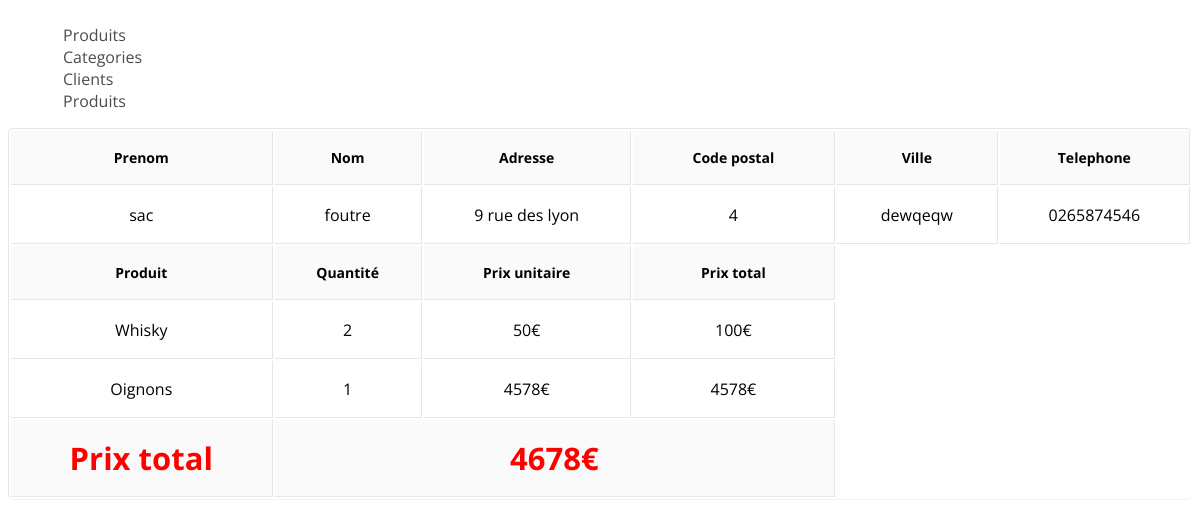
The app's page /admin/commande.php (signed in) with its own data.
### tables this page shows
CREATE TABLE IF NOT EXISTS `commande` (
  `id` int(11) NOT NULL,
  `id_client` int(11) NOT NULL,
  `prix` float NOT NULL
);

CREATE TABLE IF NOT EXISTS `commande_client` (
  `id` int(11) NOT NULL,
  `id_produit` int(11) NOT NULL,
  `id_commande` int(11) NOT NULL,
  `prix` int(11) NOT NULL,
  `quantite` int(11) NOT NULL
);

CREATE TABLE IF NOT EXISTS `client` (
  `id` int(11) NOT NULL,
  `email` varchar(100) NOT NULL,
  `nom` varchar(255) NOT NULL,
  `prenom` varchar(255) NOT NULL,
  `mdp` varchar(255) NOT NULL,
  `adresse` varchar(255) NOT NULL,
  `code_postal` varchar(10) NOT NULL,
  `ville` varchar(50) NOT NULL,
  `telephone` varchar(20) NOT NULL
);

CREATE TABLE IF NOT EXISTS `produit` (
  `id` int(11) NOT NULL,
  `nom` varchar(255) NOT NULL,
  `prix` float NOT NULL,
  `image` varchar(255) DEFAULT NULL,
  `description` varchar(255) NOT NULL
);

### admin/commande.php (the view)
<?php
include ('template/header.php');
$sql = "SELECT id FROM commande";
$array = mysqli_query($link, $sql);
while ($row = mysqli_fetch_assoc($array))
{
	$id = $row['id'];
	$sql = "SELECT client.nom AS nom_client, produit.nom AS nom_produit, quantite, commande_client.prix AS prix_unit, commande.prix AS prix_to, adresse, ville, code_postal, telephone, prenom
	FROM commande_client, client, produit, commande WHERE commande.id=$id AND commande_client.id_commande = $id AND commande_client.id_produit=produit.id AND client.id = commande.id_client ";
	$array_sql = mysqli_query($link, $sql);
	echo "<section><table>";
	$i = 1;
	echo "<tr><td class='th'>Prenom</td><td class='th'>Nom</td><td class='th'>Adresse</td><td class='th'>Code postal</td><td class='th'>Ville</td><td class='th'>Telephone</td></tr>";
	while ($rowe = mysqli_fetch_assoc($array_sql))
	{
		if ($i == 1)
		{
			$total = $rowe['prix_to'];
			echo "<tr>";
			echo "<td>";
			echo $rowe['prenom'];
			echo "</td><td>";
			echo $rowe['nom_client'];
			echo "</td><td>";
			echo $rowe['adresse'];
			echo "</td><td>";
			echo $rowe['code_postal'];
			echo "</td><td>";
			echo $rowe['ville'];
			echo "</td><td>";
			echo $rowe['telephone'];
			echo "</td>";
			echo "</tr>";
			echo "<tr class='th'><td>Produit</td><td>Quantité</td><td>Prix unitaire</td><td>Prix total</td></tr>";
			$i++;
		}
		echo "<tr><td>";
		echo $rowe['nom_produit'];
		echo "</td><td>";
		echo $rowe['quantite'];
		echo "</td><td>";
		echo $rowe['prix_unit'].'€';
		echo "</td><td>";
		echo ($rowe['quantite'] * $rowe['prix_unit']).'€';
	}
	echo "</tr><tr class='th prix_to'><td>Prix total</td><td colspan='3'>";
	echo $total.'€';
	echo "</td></tr></table></section>";
}
?>

### css/style.css (style rules this page uses)
body { font-family:Open Sans; }
* { box-sizing: border-box; }
*::after, *::before { box-sizing: border-box; }
th, .th { background: none repeat scroll 0 0 #fafafa; border-bottom: 1px solid #e6e6e6; border-right: 1px solid #e6e6e6; font-size: 14px; font-weight: 700; padding: 17px 30px; }
td { border-bottom: 1px solid #e6e6e6; border-right: 1px solid #e6e6e6; padding: 17px 20px; text-align: center; vertical-align: top; }
table { border-left: 1px solid #e6e6e6; border-radius: 5px; border-top: 1px solid #e6e6e6; box-shadow: 0 1px 0 0 rgba(0, 0, 0, 0.05); margin: 10px 0 25px; width: 100%; margin-bottom: 0; }
.prix_to { color: red; font-size: 31px; }

### records on screen
commande: prix "4678"
commande_client: client.prenom "sac", client.nom "foutre", client.adresse "9 rue des lyon", client.code_postal "4", client.ville "dewqeqw", client.telephone "0265874546", id_produit.nom "Whisky", quantite "2", prix "50", $rowe['quantite'] * $rowe['prix_unit'] "100"
commande_client: id_produit.nom "Oignons", quantite "1", prix "4578", $rowe['quantite']*$rowe['prix_unit'] "4578"
